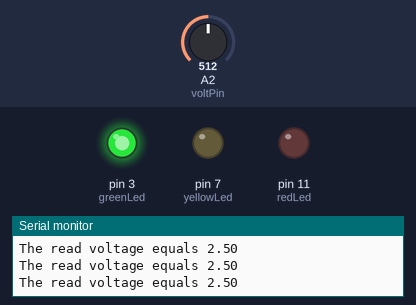
The sketch below on a simulated Arduino Uno, built with avr-gcc and run on an emulated ATmega328P. Shown: output pins drawn as LEDs (lit = HIGH), the last lines printed to the serial monitor. The inputs (shaded band) are chosen by the test bench; at power-on: A2 (voltPin) = 512.

Above: at 1.3 s.
1.4 s: A2 (voltPin) set to 597
2.9 s: A2 (voltPin) set to 622
At 4.2 s:
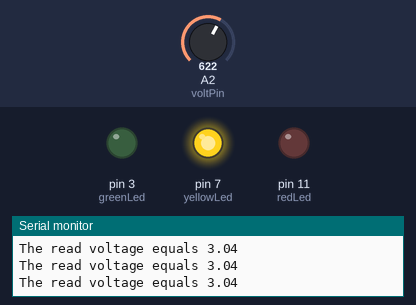
4.5 s: A2 (voltPin) set to 807
6.0 s: A2 (voltPin) set to 836
At 6.8 s:
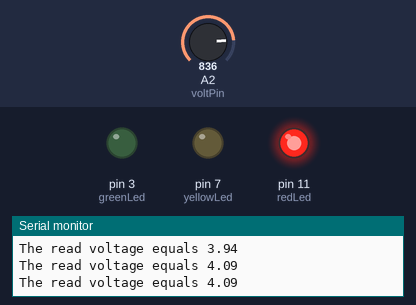
7.5 s: A2 (voltPin) set to 716
At 8.0 s:
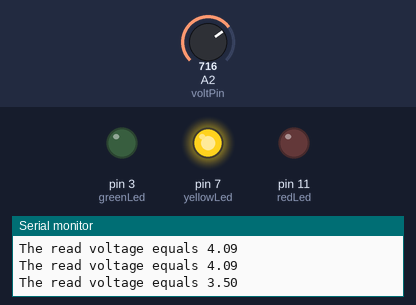
9.0 s: A2 (voltPin) set to 900
At 9.3 s:
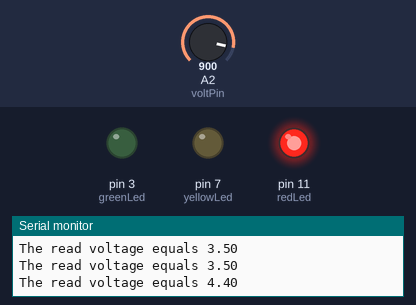
Timing chart, 0 to 11.5 s (numbered marks = the images above; inputs shaded):
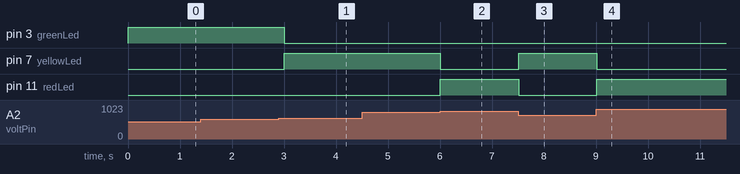

Measured:
- the behaviour switches between 613 and 614 on A2 (voltPin) (found by bisection; images 0 and 1)
- the behaviour switches between 818 and 819 on A2 (voltPin) (found by bisection; images 1 and 2)
- after the input at 2.9 s, pin 3 (greenLed): HIGH → LOW after 0.11 s; pin 7 (yellowLed): LOW → HIGH after 0.11 s
- after the input at 6.0 s, pin 7 (yellowLed): HIGH → LOW at once; pin 11 (redLed): LOW → HIGH at once
- after the input at 7.5 s, pin 7 (yellowLed): LOW → HIGH at once; pin 11 (redLed): HIGH → LOW at once
- after the input at 9.0 s, pin 7 (yellowLed): HIGH → LOW at once; pin 11 (redLed): LOW → HIGH at once

The sketch:

If_Statement.ino
```cpp
int greenLed =3;
int yellowLed =7;
int redLed =11;
int voltPin = A2;
int readVolt;
float volt;
int lag = 500;

void setup() {

  // put your setup code here, to run once:
Serial.begin(9600);
pinMode(greenLed, OUTPUT);
pinMode(yellowLed, OUTPUT);
pinMode(redLed, OUTPUT);
pinMode(voltPin, INPUT);
}

void loop() {
  // put your main code here, to run repeatedly:
readVolt = analogRead(voltPin);
volt = readVolt * (5./1023.);
Serial.print("The read voltage equals ");
Serial.println(volt);

if(volt < 3){
  digitalWrite(redLed, LOW);
  digitalWrite(yellowLed, LOW);
  digitalWrite(greenLed, HIGH);
  delay(lag);
}

if(volt>=3 && volt <= 4){
  digitalWrite(redLed, LOW);
  digitalWrite(yellowLed, HIGH);
  digitalWrite(greenLed, LOW);
  delay(lag);
}

if( volt > 4){
  digitalWrite(redLed, HIGH);
  digitalWrite(yellowLed, LOW);
  digitalWrite(greenLed, LOW);
  delay(lag);
}


}
```
